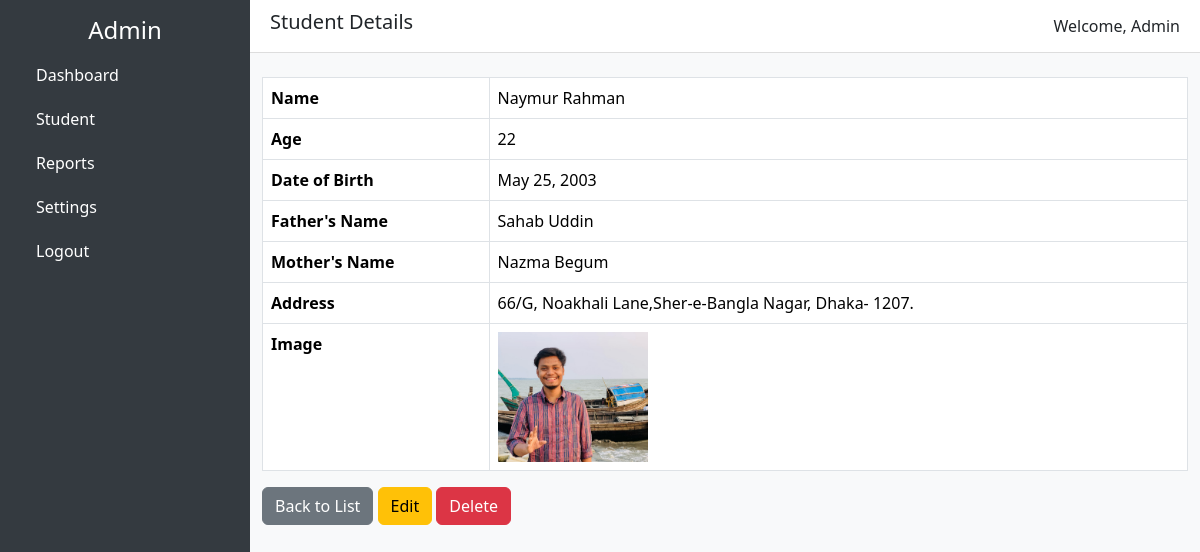
/student/4/, run on the app's committed database.
### myApp/models.py (models this page shows)
class studentmodel(models.Model):
    name=models.CharField(max_length=100)
    age=models.IntegerField()
    date_of_birth=models.DateField()
    father_name=models.CharField(max_length=100)
    mother_name=models.CharField(max_length=100)
    address=models.TextField()
    img=models.ImageField(upload_to='student_photos/')

### myApp/views.py (the view)
# urls.py: path('student/<int:id>/', student_detail, name='student_view'),
def student_detail(request, id):
    student = get_object_or_404(studentmodel, id=id)
    return render(request, 'student/detail.html', {'student': student})

### template/student/detail.html
{% extends "dashboard.html" %}
{% block page_heading %}Student Details{% endblock %}
{% block content %}
<table class="table table-bordered">
  <tr><th>Name</th><td>{{ student.name }}</td></tr>
  <tr><th>Age</th><td>{{ student.age }}</td></tr>
  <tr><th>Date of Birth</th><td>{{ student.date_of_birth }}</td></tr>
  <tr><th>Father's Name</th><td>{{ student.father_name }}</td></tr>
  <tr><th>Mother's Name</th><td>{{ student.mother_name }}</td></tr>
  <tr><th>Address</th><td>{{ student.address }}</td></tr>
  <tr>
    <th>Image</th>
    <td>
      {% if student.img %}
        <img src="{{ student.img.url }}" alt="{{ student.name }}" width="150">
      {% else %}
        No image
      {% endif %}
    </td>
  </tr>
</table>
<a href="{% url 'student' %}" class="btn btn-secondary">Back to List</a>
<a href="{% url 'student_edit' student.id %}" class="btn btn-warning">Edit</a>
<a href="{% url 'student_delete' student.id %}" class="btn btn-danger" onclick="return confirm('Are you sure?')">Delete</a>
{% endblock %}

### template/dashboard.html (style rules this page uses)
body { min-height: 100vh; display: flex; }

### data on the page
studentmodel: name "Naymur Rahman", age "22", date_of_birth "May 25, 2003", father_name "Sahab Uddin", mother_name "Nazma Begum", address "66/G, Noakhali Lane,Sher-e-Bangla Nagar, Dhaka- 1207.", img (picture)
